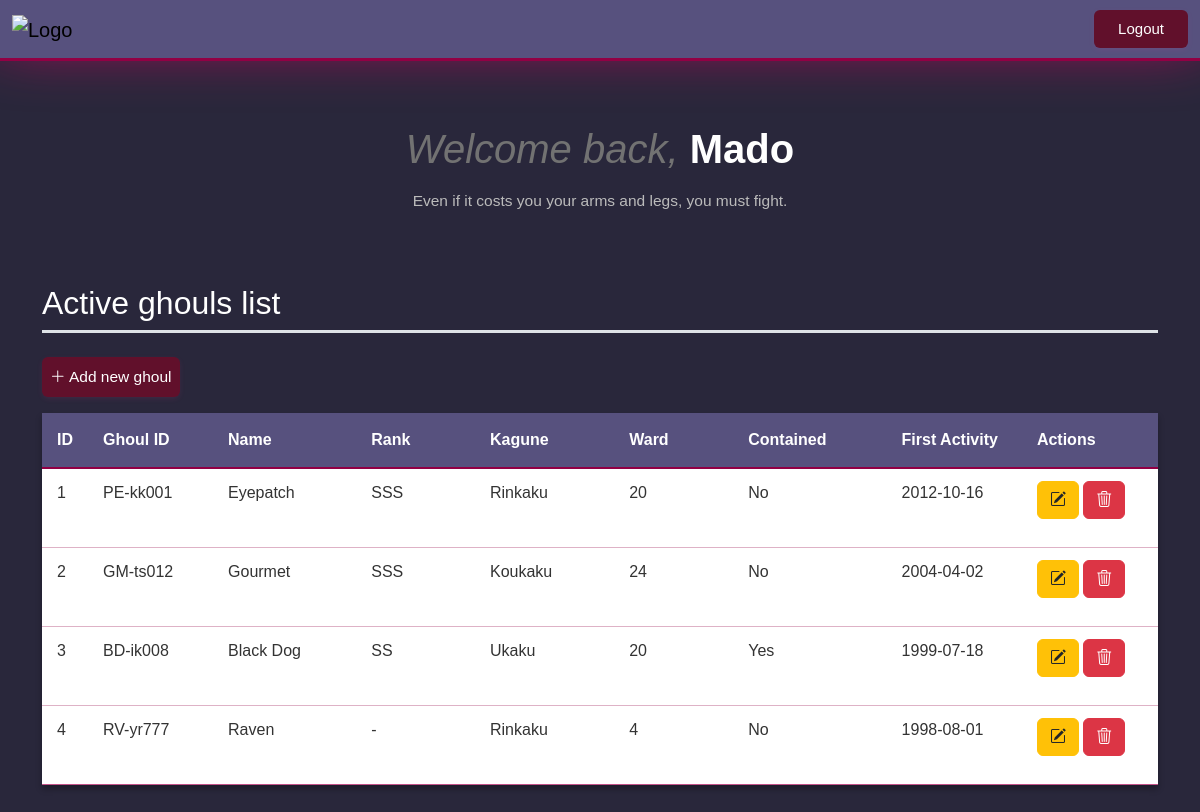
Page /index.php?action=dashboard (signed in) on the earlier database version.
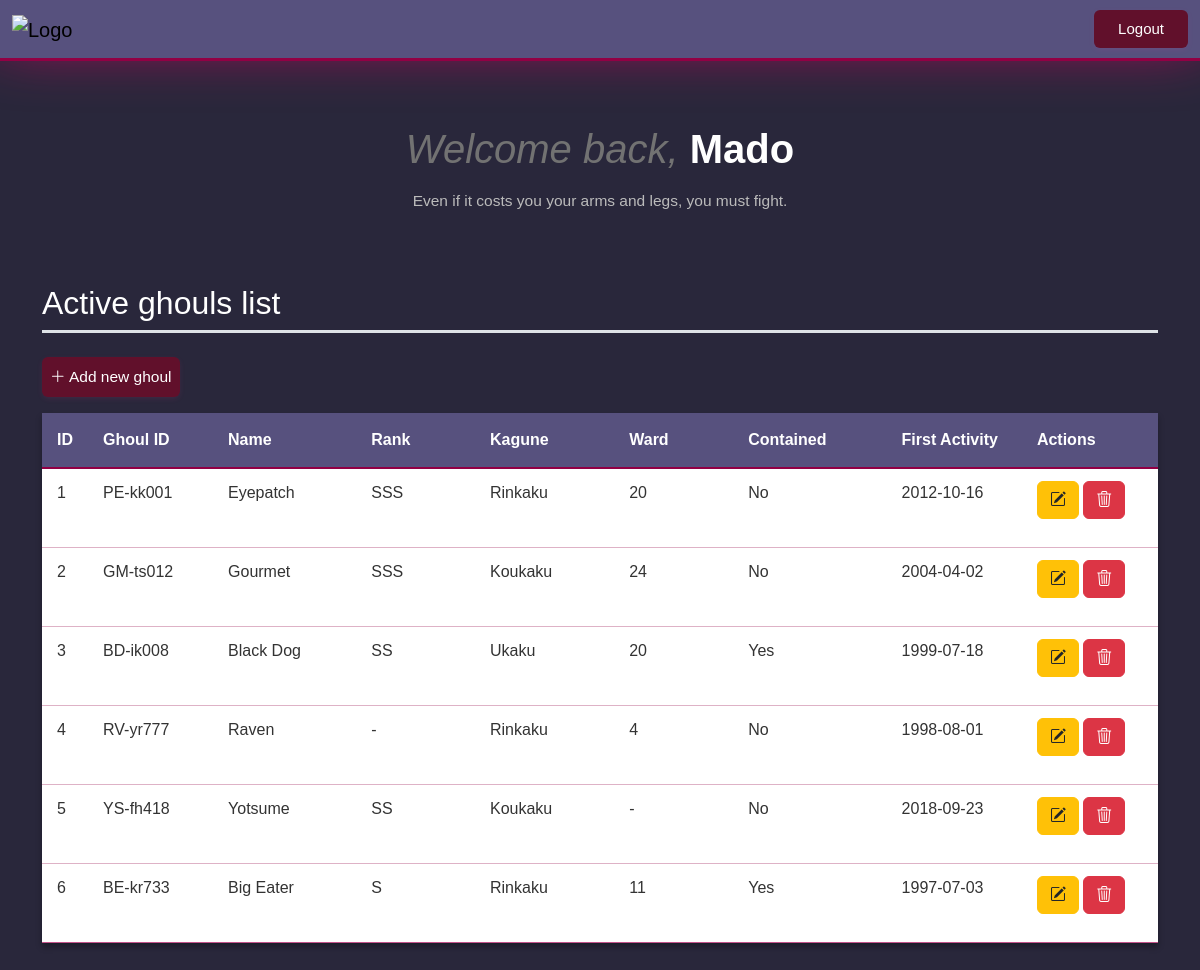
Same page on the later database version.
### tables this page shows
CREATE TABLE `ghouls` (
  `id` int(11) NOT NULL AUTO_INCREMENT PRIMARY KEY,
  `ghoulid` varchar(8) NOT NULL,
  `name` varchar(100) NOT NULL,
  `rank` varchar(3),
  `kagune` enum('Ukaku','Koukaku','Rinkaku','Bikaku') NOT NULL,
  `ward` int(11),
  `contained` tinyint(1) NOT NULL,
  `first_detected_activity` date NOT NULL
);

### models/Ghoul.php (called while the page is built, shortened)
<?php
class Ghoul
{
    private $conn;
    private $table_name = "ghouls";
    public function __construct($db)
    {
        $this->conn = $db;
    }
    public function read()
    {
        $query = "SELECT * FROM " . $this->table_name . " ORDER BY id ASC";
        $stmt = $this->conn->prepare($query);
        $stmt->execute();
        return $stmt;
    }
}

### controllers/GhoulController.php (called while the page is built, shortened)
<?php
include_once 'config/Database.php';
include_once 'models/Ghoul.php';
class GhoulController
{
    private $ghoul;
    public function __construct()
    {
        $database = new Database();
        $this->db = $database->getConnection();
        $this->ghoul = new Ghoul($this->db);
    }
    public function index()
    {
        $stmt = $this->ghoul->read();
        $_SESSION['ghoul'] = $stmt->fetchAll(PDO::FETCH_ASSOC);
    }
}

### config/Database.php (called while the page is built, shortened)
<?php
class Database
{
    private $host = 'localhost';
    private $db_name = 'login_php';
    private $username = 'login-php';
    private $password = 'CCG_login.php';
    public function getConnection()
    {
        $this->PDO = null;
        try {
            $this->PDO = new PDO("mysql:host=" . $this->host . ";dbname=" . $this->db_name, $this->username, $this->password);
            $this->PDO->setAttribute(PDO::ATTR_ERRMODE, PDO::ERRMODE_EXCEPTION);
        } catch (PDOException $exception) {
            echo "Error de conexión: " . $exception->getMessage();
        }
        return $this->PDO;
    }
}

### views/dashboard.php (the view, shortened to what this page needs)
<!DOCTYPE html>
<html lang="es">
<head>
    <link href="https://cdn.jsdelivr.net/npm/bootstrap@5.3.8/dist/css/bootstrap.min.css" rel="stylesheet"
>
    <link rel="stylesheet" href="https://cdn.jsdelivr.net/npm/bootstrap-icons@1.13.1/font/bootstrap-icons.min.css">
    <link rel="stylesheet" href="public/css/dashboard-style.css">
    <link rel="stylesheet" href="public/css/header-style.css">
</head>
<body>
    <?php include 'templates/header.php'; ?>
    <div class="container d-flex justify-content-center align-items-center w-100" style="height: auto;">
        <div>
            <div class="fs-1 mt-3">
                <h1 class="mb-2 text-white text-center fw-bold">
                    <span id="welcome" class="fst-italic">Welcome back,</span>
                    <?php echo $_SESSION['idusuario'] ?>
                </h1>
                <div class="mb-5 p-2 text-center" id="reminder">
                    <p>
                    Even if it costs you your arms and legs, you must fight.
                    </p>
                </div>
            </div>
            <div class="text-white border-bottom border-3 border-subtle mb-4">
                <h2>Active ghouls list</h2>
            </div>
            <a class="btn btn-primary p-2 mb-3" id="btn-crear" href="index.php?action=create"><i class="bi bi-plus-lg"></i> Add new ghoul</a>
            <table class="ghoul-table table fs-6 mb-5 w-100">
                <thead>
                    <tr>
                        <th scope="col">ID</th>
                        <th scope="col">Ghoul ID</th>
                        <th scope="col">Name</th>
                        <th scope="col">Rank</th>
                        <th scope="col">Kagune</th>
                        <th scope="col">Ward</th>
                        <th scope="col">Contained</th>
                        <th scope="col">First Activity</th>
                        <th scope="col">Actions</th>
                    </tr>
                </thead>
                <tbody class="table-group-divider">
                    <?php foreach ($_SESSION['ghoul'] as $ghoul): ?>
                        <tr>
                            <th scope="row"><?php echo $ghoul['id']; ?></th>
                            <td><?php echo $ghoul['ghoulid']; ?></td>
                            <td><?php echo htmlspecialchars($ghoul['name']); ?></td>
                            <td><?php echo htmlspecialchars($ghoul['rank']) ? htmlspecialchars($ghoul['rank']) : '-'; ?></td>
                            <td><?php echo htmlspecialchars($ghoul['kagune']); ?></td>
                            <td><?php echo $ghoul['ward'] == 0 ? '-' : $ghoul['ward']; ?></td>
                            <td><?php echo $ghoul['contained'] == 1 ? 'Yes' : 'No'; ?></td>
                            <td><?php echo $ghoul['first_detected_activity']; ?></td>
                            <td>
                                <a class="btn btn-warning mb-3" href="index.php?action=edit&id=<?php echo $ghoul['id']; ?>"><i class="bi bi-pencil-square text-dark"></i></a>
                                <a class="btn btn-danger mb-3" href="index.php?action=delete&id=<?php echo $ghoul['id']; ?>" onclick="return confirm('¿Estás seguro?');"><i class="bi bi-trash3 text-white"></i></a>
                            </td>
                        </tr>
                    <?php endforeach; ?>
                </tbody>
            </table>
        </div>
    </div>
</body>
</html>

### index.php (shortened to what this page needs)
<?php
require_once 'controllers/GhoulController.php';
require_once 'controllers/AuthController.php';
require_once 'models/Ghoul.php';
$auth_controller = new AuthController();
$action = isset($_GET['action']) ? $_GET['action'] : 'login';
switch ($action) {
    case 'index':
    case 'dashboard':
        $auth_controller->dashboard();
        break;
}

### controllers/AuthController.php (shortened to what this page needs)
<?php
require_once 'controllers/GhoulController.php';
class AuthController
{
    private $ghoulController;
    public function __construct()
    {
        $this->ghoulController = new GhoulController();
    }
    public function dashboard()
    {
        if (!isset($_POST['csrf_token'] ) && !isset($_SESSION['idusuario'])) {
            $_SESSION['error'] = "Credentials required to access the system.";
            header('Location: index.php?action=login');
            exit();
        } else {
            $this->ghoulController->index();
            include 'views/dashboard.php';
        }
    }
}

### templates/header.php (shortened to what this page needs)
<nav class="navbar navbar-expand-lg w-100 mb-5">
    <div class="container-fluid">
        <a class="navbar-brand" href="#">
            <img src="public/img/ccg_logo.png" alt="Logo" width="65.5px" id="logo">
        </a>
        <div class="collapse navbar-collapse justify-content-end" id="navbarNav">
            <ul class="navbar-nav">
                <li class="nav-item">
                    <a class="btn btn-primary p-2 px-4" id="btn-logout" href="index.php?action=logout">Logout</a>
                </li>
            </ul>
        </div>
    </div>
</nav>

### public/css/dashboard-style.css (style rules this page uses)
* { font-family: 'Trebuchet MS', 'Lucida Sans Unicode', 'Lucida Grande', 'Lucida Sans', Arial, sans-serif; font-weight: 300; margin: 0; }
body { background-color: rgb(41, 39, 59); }
#welcome { color: rgb(114, 114, 114); }
#reminder { font-size: 15.5px; color: #bbbbbb; animation: pulse .5s infinite; }
.table { background-color: #ff89c0d0 !important; border-collapse: collapse !important; box-shadow: 0 4px 6px rgba(0, 0, 0, 0.3) !important; }
.table thead { background-color: rgb(87, 81, 126) !important; }
.table thead tr { background-color: rgb(87, 81, 126) !important; }
.table thead th { color: #fff !important; font-weight: 600 !important; padding: 15px !important; text-align: left !important; border-bottom: 2px solid rgb(146, 0, 68) !important; background-color: rgb(87, 81, 126) !important; }
.table tbody tr { border-bottom: 1px solid rgba(146, 0, 68, 0.3) !important; transition: all 0.3s ease !important; background-color: #ff89c0d0 !important; }
.table tbody td { width: 500px !important; }
.table tbody td, .table tbody th { padding: 12px 15px !important; color: #333 !important; color: #333; }

### public/css/header-style.css (style rules this page uses)
.navbar { width: 100%; background-color: rgb(87, 81, 126); border-bottom: solid 3.5px rgb(146, 0, 68); box-shadow: 0 -20px 60px rgb(216, 0, 101); }

Differences in the rows shown:
added ghouls: id "5", ghoulid "YS-fh418", name "Yotsume", rank "SS", kagune "Koukaku", contained "No", first_detected_activity "2018-09-23"
added ghouls: id "6", ghoulid "BE-kr733", name "Big Eater", rank "S", kagune "Rinkaku", ward "11", contained "Yes", first_detected_activity "1997-07-03"
